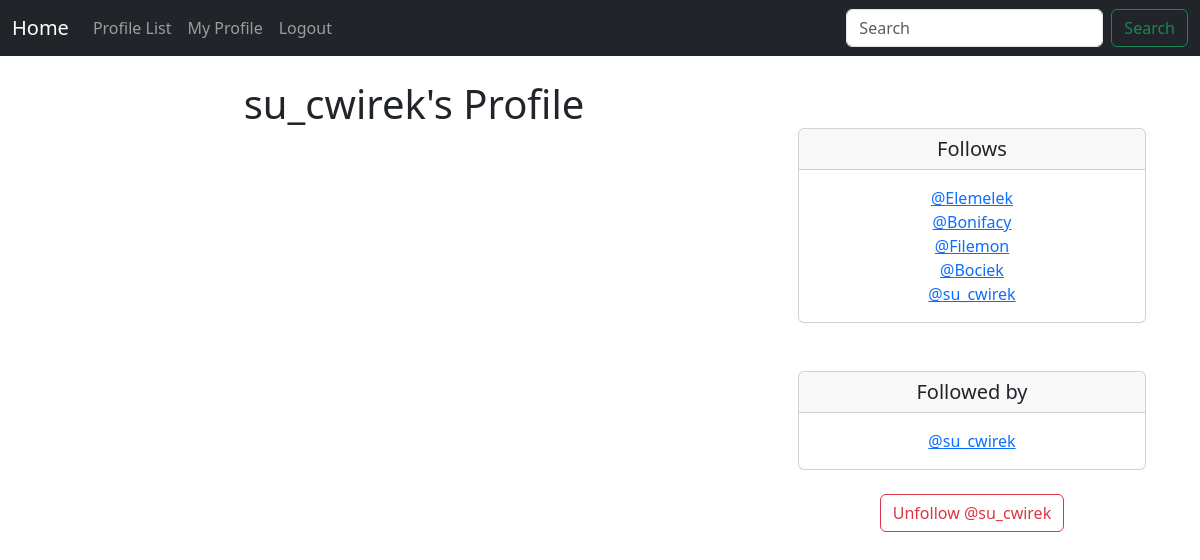
/profile/1 (signed in), run on an earlier commit of the app's database.
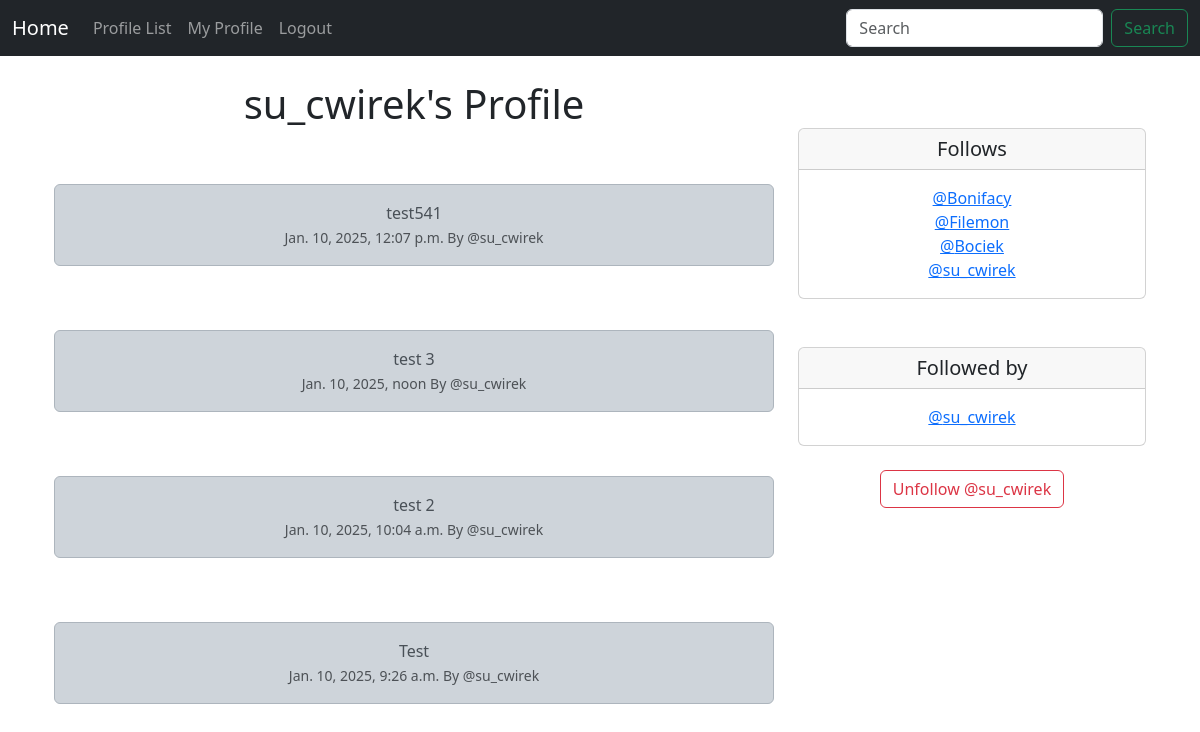
And on a later commit of the database.
### cwirek/models.py (models this page shows, shortened)
class Profile(models.Model):
    user = models.OneToOneField(User, on_delete=models.CASCADE)
    follows = models.ManyToManyField("self", related_name="followed_by", symmetrical=False, blank=True)
    date_modified = models.DateTimeField(User, auto_now=True)
    def __str__(self):
        return self.user.username

class Yard(models.Model):
    user = models.ForeignKey(User, related_name="yard", on_delete=models.DO_NOTHING)
    body = models.CharField(max_length=200)
    created_at = models.DateTimeField(auto_now_add=True)

### cwirek/views.py (the view, shortened to what this page needs)
# urls.py: path('profile/<int:pk>', views.profile, name="profile"),
def profile(request, pk):
    if request.user.is_authenticated:
        profile = Profile.objects.get(user_id=pk)
        yards = Yard.objects.filter(user_id=pk).order_by("-created_at")
        return render(request, 'profile.html', {"profile":profile, "yards":yards})
    else:
        messages.success(request, ("You must be logged in to view this page..."))
        return redirect('home')

### cwirek/templates/profile.html (shortened to what this page needs)
{% extends 'base.html' %}
{% block content %}
{% if profile %}
<div class="container text-center">
    <div class="row">
        <div class="col-8">
            <h1>{{ profile.user.username }}'s Profile</h1>
            <br/><br/>
            {% if yards %}
                {% for yard in yards %}
                    <div class="alert alert-dark" role="alert">
                        {{ yard.body }}<br/>
                        <small class="text-muted">
                            {{ yard.created_at }} By @{{ yard.user.username|lower}}
                        </small>
                    </div>
                <br/><br/>
                {% endfor %}
            {% endif %}
        </div>
        <div class="col-4">
            <br/><br/>
            <div class="card">
                <h5 class="card-header">Follows</h5>
                <div class="card-body">
                  <p class="card-text">{% for following in profile.follows.all %}
                    <a href="{% url 'profile' following.user.id %}">@{{ following }}</a><br/>
                {% endfor %}</p>
                </div>
            </div>
        <br/><br/>
        <div class="card">
            <h5 class="card-header">Followed by</h5>
            <div class="card-body">
              <p class="card-text">{% for following in profile.followed_by.all %}
                <a href="{% url 'profile' following.user.id %}">@{{ following }}</a><br/>
            {% endfor %}</p>
            </div>
          </div>
          <br/>
          <form method=POST>
          {% if profile in user.profile.follows.all %}
            <button class="btn btn-outline-danger" name="follow" value="unfollow" type="submit">Unfollow @{{ profile.user.username }}</button>
          {% else %}
            <button class="btn btn-outline-success" name="follow" value="follow" type="submit">Follow @{{ profile.user.username }}</button>
          {% endif %}
          </form>
          <br/>
        </div>
    </div>
</div>
{% endif %}
{% endblock %}

What changed in the data, as far as the page shows it:
no longer on this page (row unchanged): Profile: user.username "Elemelek", shown under "Follows"
added Yard: body "test541", created_at "Jan. 10, 2025, 12:07 p.m.", user.username "su_cwirek"
added Yard: body "test 3", created_at "Jan. 10, 2025, noon", user.username "su_cwirek"
added Yard: body "test 2", created_at "Jan. 10, 2025, 10:04 a.m.", user.username "su_cwirek"
added Yard: body "Test", created_at "Jan. 10, 2025, 9:26 a.m.", user.username "su_cwirek"
